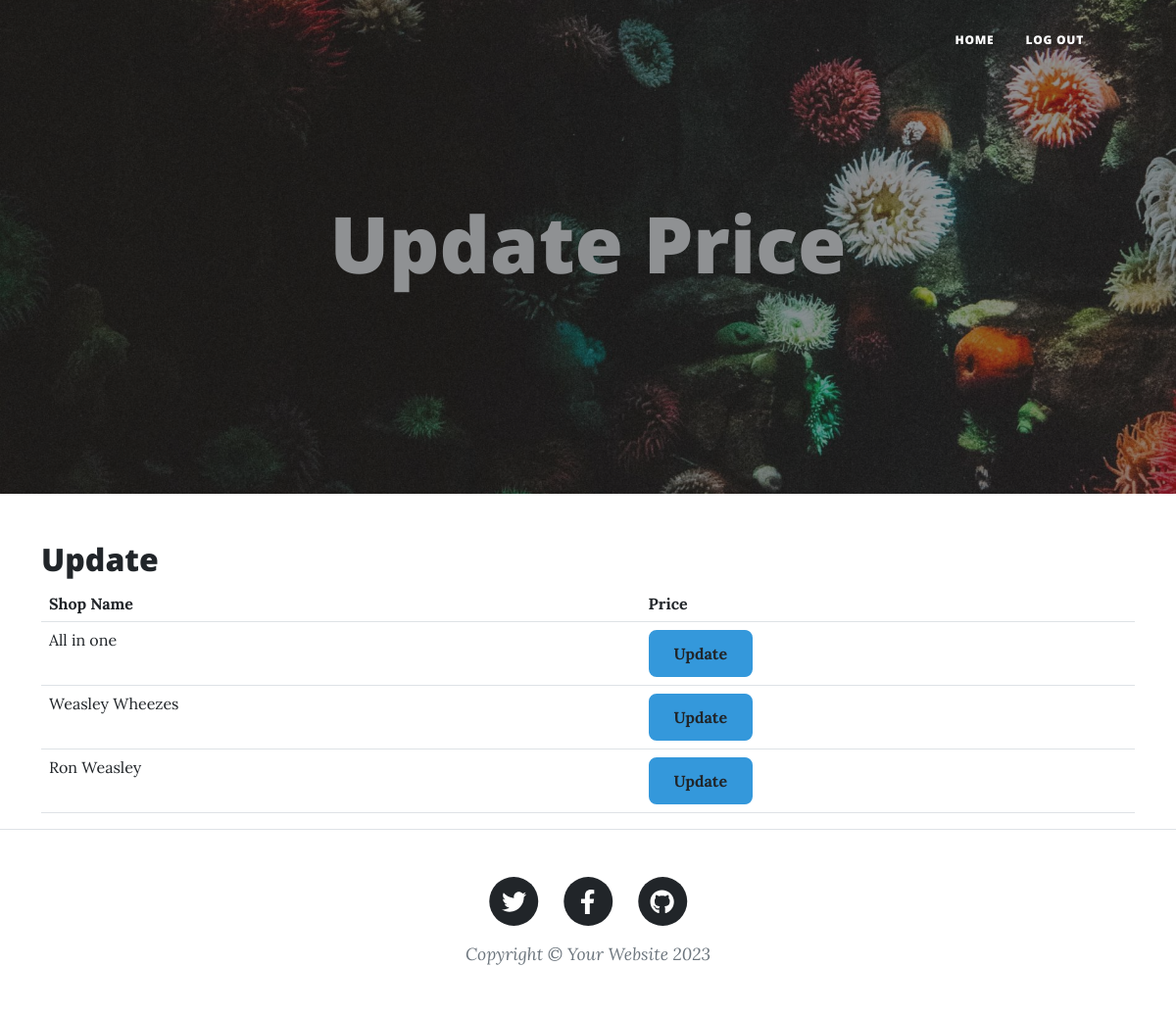
/update_page/ (signed in), run on the app's committed database.
### main.py (models this page shows)
class Shop(db.Model):
    __tablename__ = "shop"
    id = db.Column(db.Integer, primary_key=True)
    name = db.Column(db.String(100), nullable=False)
    address = db.Column(db.String(200), nullable=False)
    admin_id = db.Column(db.Integer, db.ForeignKey('admin.id'), nullable=False)
    items = db.relationship('Item', backref='shop', lazy=True)

### main.py (the view)
@app.route('/update_page/', methods=['GET', 'POST'])
def update_page():
    user_shops = Shop.query.filter_by(admin_id=current_user.id).all()
    return render_template('update_page.html', user_shops=user_shops)

### main.py (called while the page is built)
@login_manager.user_loader
def load_admin(admin_id):
    return db.get_or_404(Admin, admin_id)

### templates/update_page.html (shortened to what this page needs)
<head>
</head>
{% include "header.html" %}
<header
  class="masthead"
  style="background-image: url('../static/assets/img/home-bg.jpg')"
>
  <div class="page-heading">
          <h1>Update Price</h1>
  </div>
  </header>
<body>
 <div class="container">
     <h2>Update</h2>
        <table class="table">
          <thead>
            <tr>
              <th>Shop Name</th>
              <th>Price</th>
            </tr>
          </thead>
             {% for shop in user_shops %}
          <tbody>
              <tr>
                <td>{{ shop.name }}</td>
                  <td><button class="creative-button"><a href="{{url_for('update_items',shop_id=shop.id)}}">Update</a></button></td>
              </tr>
          </tbody>
            {% endfor %}
        </table>
  </div>
</body>
{% include "footer.html" %}

### templates/update_page.html (style rules this page uses)
.creative-button { display: inline-block; padding: 12px 24px; font-size: 16px; font-weight: bold; text-align: center; text-decoration: none; cursor: pointer; border-radius: 8px; background-color: #3498db; border: 2px solid #3498db; }

### data on the page
Shop: name "All in one"
Shop: name "Weasley Wheezes"
Shop: name "Ron Weasley"
